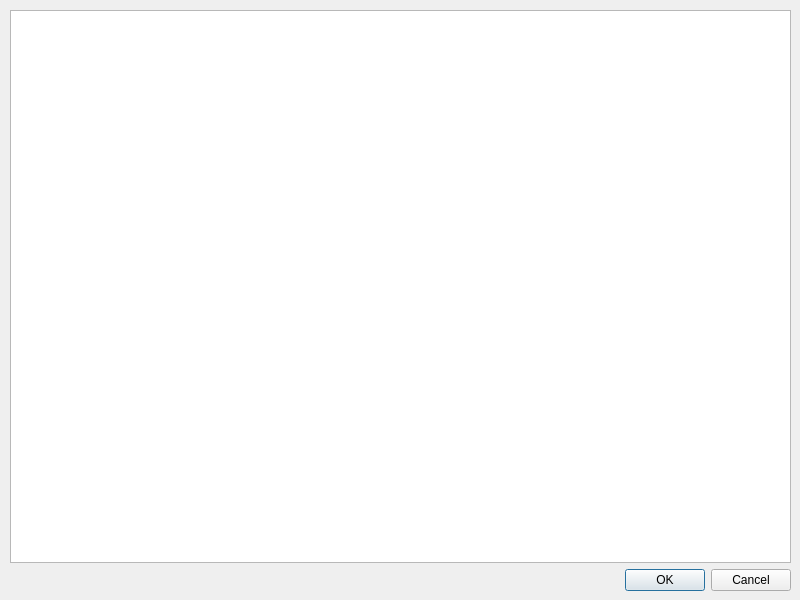
<?xml version="1.0" encoding="UTF-8"?>
<ui version="4.0">
 <class>GFileOpenMenuClass</class>
 <widget class="QDialog" name="GFileOpenMenuClass">
  <property name="geometry">
   <rect>
    <x>0</x>
    <y>0</y>
    <width>800</width>
    <height>600</height>
   </rect>
  </property>
  <property name="windowTitle">
   <string>Open File</string>
  </property>
  <property name="windowIcon">
   <iconset resource="gucc.qrc">
    <normaloff>:/images/gucc.png</normaloff>:/images/gucc.png</iconset>
  </property>
  <widget class="QWidget" name="layoutWidget">
   <property name="geometry">
    <rect>
     <x>10</x>
     <y>10</y>
     <width>781</width>
     <height>581</height>
    </rect>
   </property>
   <layout class="QVBoxLayout" name="verticalLayout">
    <item>
     <widget class="QTextEdit" name="txtFileLines"/>
    </item>
    <item>
     <widget class="QDialogButtonBox" name="btnBox">
      <property name="orientation">
       <enum>Qt::Horizontal</enum>
      </property>
      <property name="standardButtons">
       <set>QDialogButtonBox::Cancel|QDialogButtonBox::Ok</set>
      </property>
     </widget>
    </item>
   </layout>
  </widget>
 </widget>
 <resources>
  <include location="gucc.qrc"/>
 </resources>
 <connections/>
</ui>
